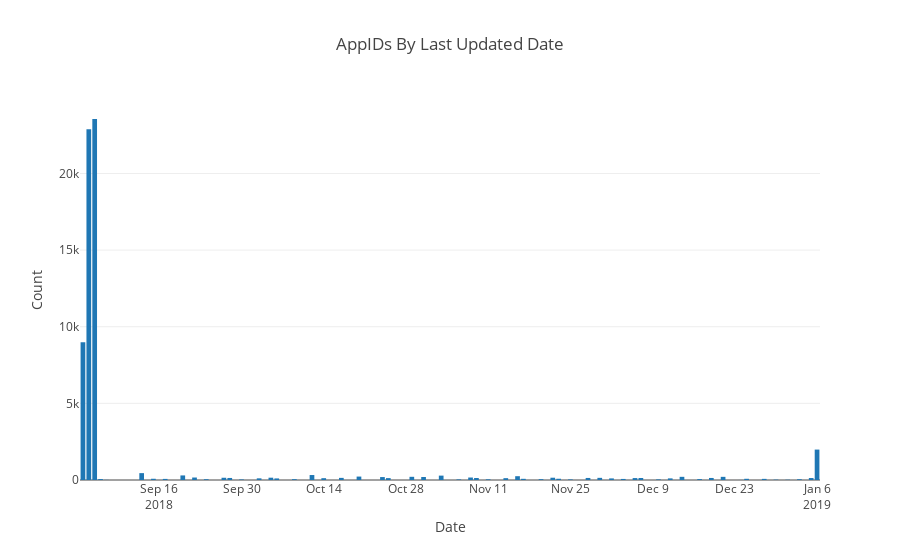

Here is the notebook cell this chart was saved with:
### Markdown cell above
## Large numbers of old AppID entries means `refreshsteam.py` needs to be run.

### Code cell
# https://plot.ly/python/bar-charts/

data = [Bar(
        x=grouped_df['updated_date'],
        y=grouped_df['count']
    )]

layout = Layout(
        title='AppIDs By Last Updated Date',
        xaxis=dict(
            title='Date'
        ),
        yaxis=dict(
            title='Count'
        )
    )

fig = Figure(data=data, layout=layout)

iplot(fig)
